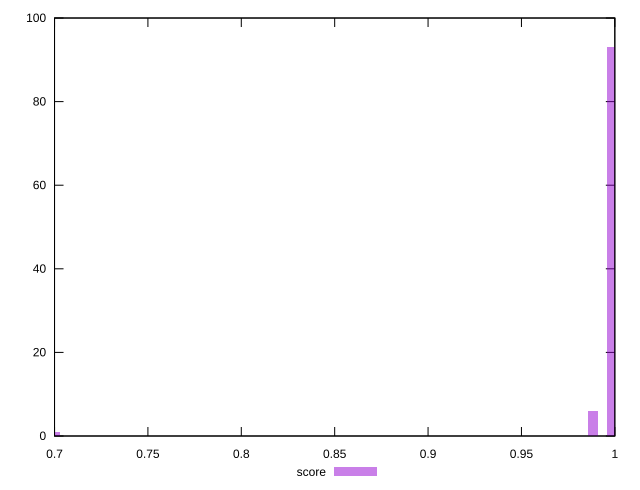

Write the gnuplot code that produced this figure.
reset

$score <<EOF
0.7003076503706637 1
0.9983109058475418 93
0.9883774639983125 6
EOF

set key outside below
set boxwidth 0.004966720924614636
set xrange [0.7:1]
set yrange [0:100]
set trange [0:100]
set style fill transparent solid 0.5 noborder
set terminal svg size 640, 490 enhanced background rgb 'white'
set output "reports/report_00031_2021-02-24T23-18-18.084Z/estimated-input-latency/samples/music/score/histogram.svg"

plot $score title "score" with boxes

reset
